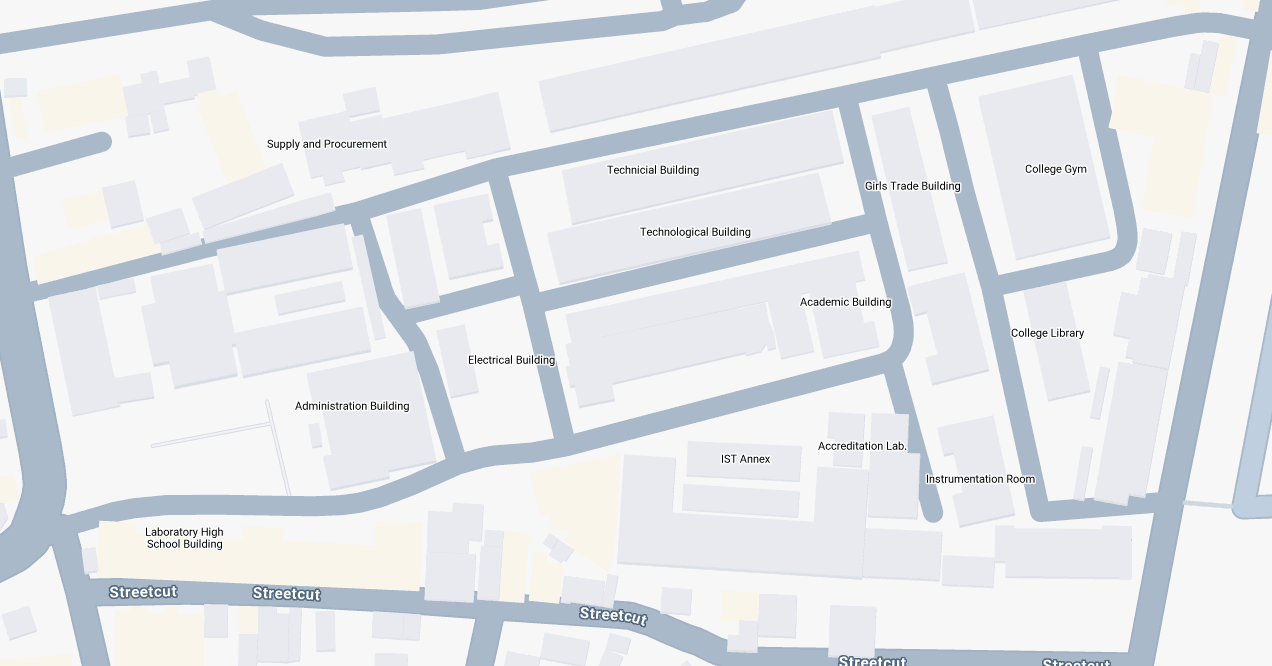
#> input picture campus_map.png, 1272 x 666 px
$ python Pathfinding.py
#> lines starting #> are read from the running program, lines starting #| are printed output that depends on the picture; after the words box and inside, x2 and y2 are one past the last pixel; in counts of white or black regions, pixels touching at a corner belong together
import cv2
import numpy as np
import matplotlib.pyplot as plt
import heapq


def load_map_with_specific_color_obstacles_and_roads(
    image_path, scale=0.5, target_hsv_lower=None, target_hsv_upper=None, road_hsv_lower=None, road_hsv_upper=None):
    # Step 1: Load and resize the map image
#> called with image_path = 'campus_map.png', scale = 1, target_hsv_lower = array of shape (3,), target_hsv_upper = array of shape (3,), road_hsv_lower = array of shape (3,), road_hsv_upper = array of shape (3,)
    map_resized = cv2.resize(cv2.imread(image_path), None, fx=scale, fy=scale, interpolation=cv2.INTER_NEAREST)
#> map_resized is the input picture: shape (666, 1272, 3); mean B, G, R 233.4, 229.2, 226.6

    # Step 2: Initialize the grid with obstacles (default: 1 for obstacles, 0 for free space)
    grid = np.ones((map_resized.shape[0], map_resized.shape[1]), dtype=np.uint8)

    # Step 3: Convert to HSV for color-based detection
    map_hsv = cv2.cvtColor(map_resized, cv2.COLOR_BGR2HSV)
#> map_hsv: shape (666, 1272, 3); mean H, S, V 61, 11.2, 234.8

    # Step 4: Detect roads and set them as traversable
    if road_hsv_lower is not None and road_hsv_upper is not None:
        road_mask = cv2.inRange(map_hsv, road_hsv_lower, road_hsv_upper)
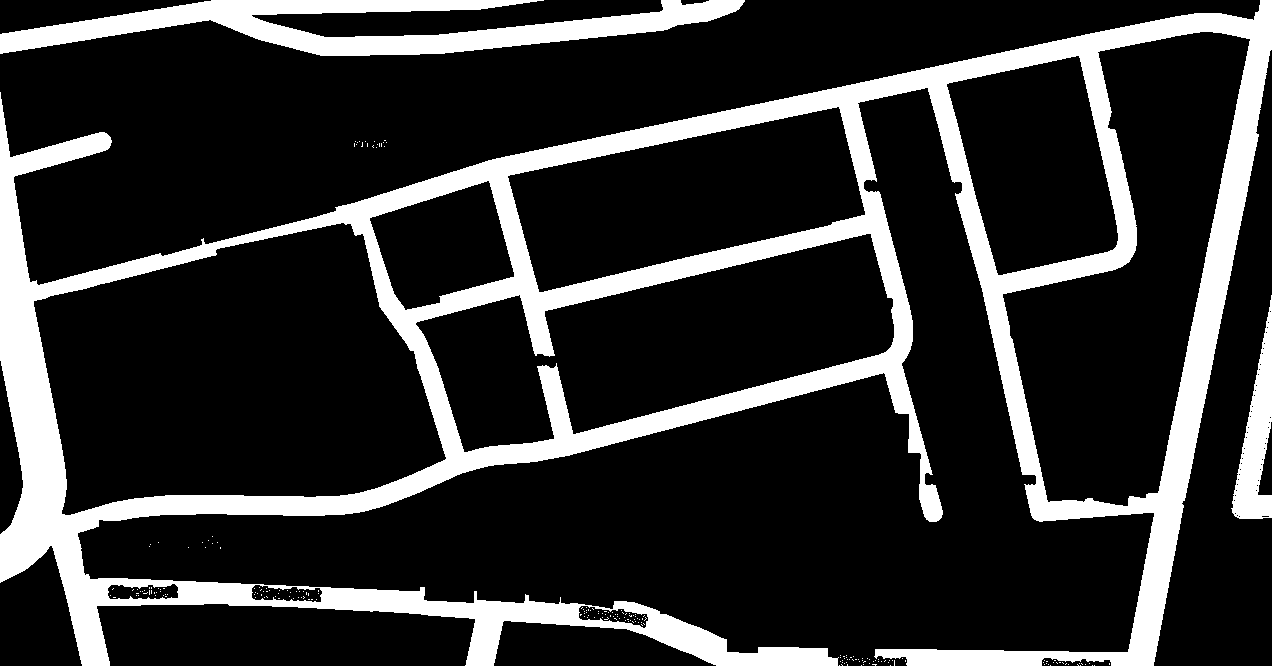
#> road_mask: shape (666, 1272); 19.1% white; 217 white regions (214 under 20 px), largest, box (x1, y1, x2, y2) and area: (0, 0, 1272, 666) 139027, (0, 0, 745, 56) 18172, (1231, 295, 1272, 519) 4212
        grid[np.where(road_mask > 0)] = 0  # Set roads as traversable

    # Step 5: Detect specific color range as obstacles
    if target_hsv_lower is not None and target_hsv_upper is not None:
        obstacle_mask = cv2.inRange(map_hsv, target_hsv_lower, target_hsv_upper)
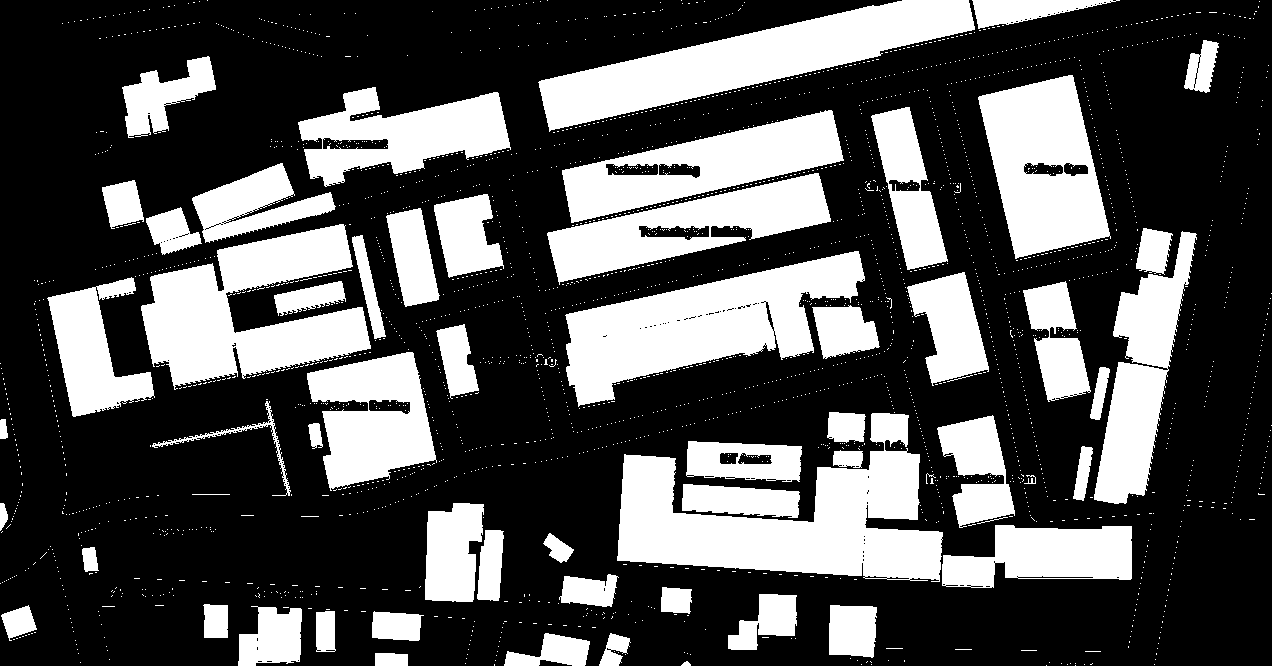
#> obstacle_mask: shape (666, 1272); 32.2% white; 2704 white regions (2643 under 20 px), largest, box (x1, y1, x2, y2) and area: (617, 413, 943, 582) 26608, (565, 251, 865, 407) 21689, (538, 0, 975, 132) 21280
        grid[np.where(obstacle_mask > 0)] = 1  # Set obstacles

    #grid[200:220, :] = 0

    return map_resized, grid


# A* Algorithm for pathfinding
# [65 lines left out: functions a_star, visualize_with_obstacles, not called in this run]

def get_goal_point_from_user(map_img):
    """
    Allows the user to click on the map to specify the goal point.
    Returns the clicked point as (row, col).
    """
    goal_point = []

    # [5 lines left out: function mouse_callback, not called in this run]

    cv2.imshow("Select Goal Point", map_img)
    cv2.setMouseCallback("Select Goal Point", mouse_callback)
    cv2.waitKey(0)

    if goal_point:
        return goal_point[0]  # Return the selected goal point
    else:
        print("No goal point selected.")
        return None


# Main
map_path = "campus_map.png"  # Path to your map image
scale_factor = 1  # Adjust the scale as needed

# Define HSV ranges
road_hsv_lower = np.array([95, 30, 190])  # Adjust for road color (example: light gray)
road_hsv_upper = np.array([115, 50, 255])
obstacle_hsv_lower = np.array([110, 0, 230])  # Example obstacle HSV range
obstacle_hsv_upper = np.array([120, 20, 255])

# Load the map with roads and obstacles
map_img, campus_grid = load_map_with_specific_color_obstacles_and_roads(
    map_path, scale=scale_factor, target_hsv_lower=obstacle_hsv_lower, target_hsv_upper=obstacle_hsv_upper,
    road_hsv_lower=road_hsv_lower, road_hsv_upper=road_hsv_upper
)

# Define start and goal points (in grid coordinates)
start_point = (510, 100)
goal_point = get_goal_point_from_user(map_img)


if goal_point:
    # Run A* algorithm
    path = a_star(campus_grid, start_point, goal_point)

    # Visualize the results
    visualize_with_obstacles(map_img, campus_grid, path=path, start=start_point, goal=goal_point)
else:
    print("Pathfinding aborted: No goal point selected.")
